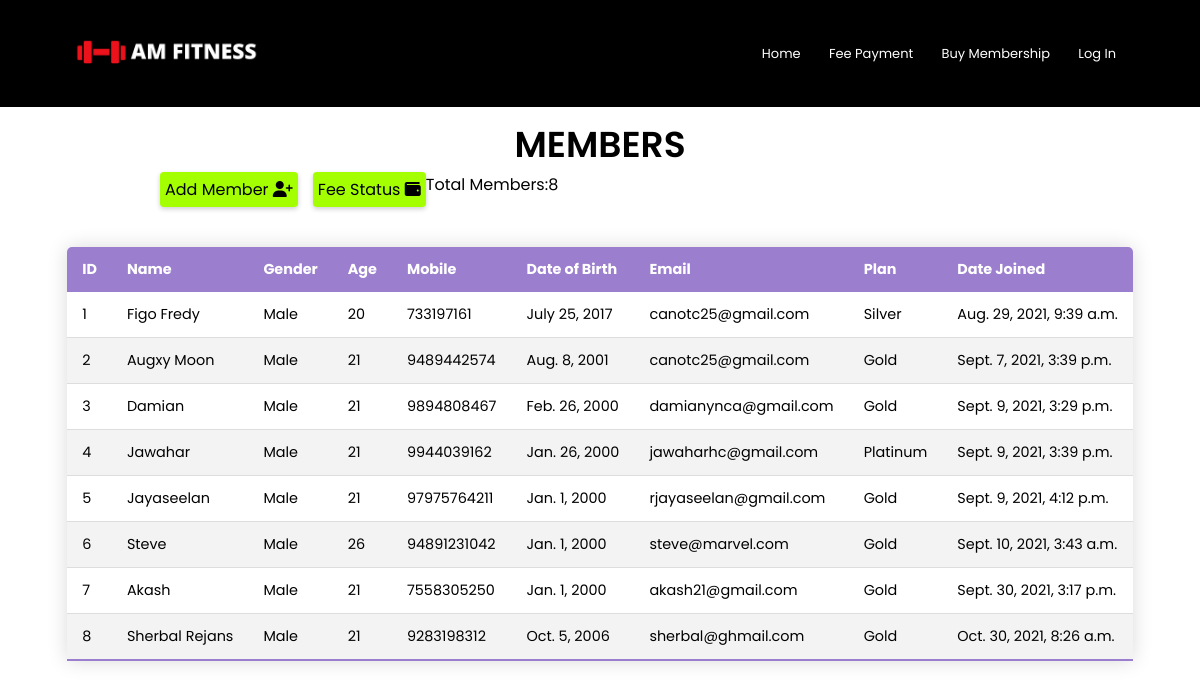
The app's page /AdminPage/members with its own data.
### gym/models.py (models this page shows, shortened)
class gym(models.Model):
	full_name = models.CharField(max_length=30,null=False)
	gender = models.CharField(max_length=6,default='Male',null=True)
	age = models.IntegerField(default=18)
	cell_no = models.IntegerField(unique=True,null=False)
	born_date = models.DateField(null=False,default=None,blank=True)
	email = models.EmailField(unique=True)
	plan = models.CharField(max_length=10,default='Silver',null=False)
	date_joined = models.DateTimeField(default=timezone.now)
	trans = models.IntegerField(default=1,verbose_name="Transaction Number")

### manage/views.py (the view)
# urls.py: path('AdminPage/members',manage_views.member,name='members'),
def member(request):
	members = gym.objects.all()
	count = gym.objects.all().count()
	d = {'members':members,'count':count}
	return render(request,'manage/members.html',d)

### manage/templates/manage/members.html (shortened to what this page needs)
{% extends 'manage/admin.html' %}
{% block page %}
<section class="data-table">
    <h3>Members</h3>
    <div class="mem-link" style="margin-left: 160px;">
    <a href="{% url 'AddMember' %}">Add Member  <i class="fas fa-user-plus"></i></a>
    </div>
    <div>
    <div class="mem-link2">
        <a href="{% url 'fee' %}">Fee Status  <i class="fas fa-wallet"></i></a>
        <p>Total Members:{{count}} </p>
    </div>
    </div>
    <table class="content-table">
        <thead>
            <tr>
                <th>ID</th>
                <th>Name</th>
                <th>Gender</th>
                <th>Age</th>
                <th>Mobile</th>
                <th>Date of Birth</th>
                <th>Email</th>
                <th>Plan</th>
                <th>Date Joined</th>
            </tr>
        </thead>
        <tbody>
            {% for i in members %}
            <tr>
                <td>{{i.id}}</td>
                <td>{{i.full_name}}</td>
                <td>{{i.gender}}</td>
                <td>{{i.age}}</td>
                <td>{{i.cell_no}}</td>
                <td>{{i.born_date}}</td>
                <td>{{i.email}}</td>
                <td>{{i.plan}}</td>
                <td>{{i.date_joined}}</td>
            </tr>
            {% endfor %}
        </tbody>
    </table>
</section>
{% endblock %}

### SampleProject/static/css/style3.css (style rules this page uses)
* { font-family: 'Poppins', sans-serif; margin: 0; padding: 0; box-sizing:border-box; }
.data-table h3 { text-align: center; font-size: 36px; font-weight: 600; padding-top: 10px; text-transform: uppercase; }
.content-table { border-collapse: collapse; margin: 50px 50px; margin-left: auto; margin-right: auto; font-size: 0.9em; min-width: 400px; border-radius: 5px 5px 0 0; overflow: hidden; box-shadow: 0 0 20px rgba(0,0,0,0.15); }
.content-table thead tr { background-color: #9c7ece; color:#fff; text-align:left; font-weight: bold; }
.content-table th, .content-table td { padding: 12px 15px; }
.content-table tbody tr { border-bottom: 1px solid #ddd; }
.content-table tbody tr:nth-of-type(even) { background-color: #f3f3f3; }
.content-table tbody tr:last-of-type { border-bottom: 2px solid #9c7ece; }
.mem-link a { display: inline-block; padding: 5px; background: #A4FF00; border-radius: 4px; text-decoration: none; color: #000; box-shadow: 0 2px 5px rgba(0,0,0,0.2); float: left; }
.mem-link2 a { margin-left: 15px; display: inline-block; padding: 5px; background: #A4FF00; border-radius: 4px; text-decoration: none; color: #000; box-shadow: 0 2px 5px rgba(0,0,0,0.2); float: left; }

### records on screen
gym: id "1", full_name "Figo Fredy", gender "Male", age "20", cell_no "733197161", born_date "July 25, 2017", email "canotc25@gmail.com", plan "Silver", date_joined "Aug. 29, 2021, 9:39 a.m."
gym: id "2", full_name "Augxy Moon", gender "Male", age "21", cell_no "9489442574", born_date "Aug. 8, 2001", email "canotc25@gmail.com", plan "Gold", date_joined "Sept. 7, 2021, 3:39 p.m."
gym: id "3", full_name "Damian", gender "Male", age "21", cell_no "9894808467", born_date "Feb. 26, 2000", email "damianynca@gmail.com", plan "Gold", date_joined "Sept. 9, 2021, 3:29 p.m."
gym: id "4", full_name "Jawahar", gender "Male", age "21", cell_no "9944039162", born_date "Jan. 26, 2000", email "jawaharhc@gmail.com", plan "Platinum", date_joined "Sept. 9, 2021, 3:39 p.m."
gym: id "5", full_name "Jayaseelan", gender "Male", age "21", cell_no "97975764211", born_date "Jan. 1, 2000", email "rjayaseelan@gmail.com", plan "Gold", date_joined "Sept. 9, 2021, 4:12 p.m."
gym: id "6", full_name "Steve", gender "Male", age "26", cell_no "94891231042", born_date "Jan. 1, 2000", email "steve@marvel.com", plan "Gold", date_joined "Sept. 10, 2021, 3:43 a.m."
gym: id "7", full_name "Akash", gender "Male", age "21", cell_no "7558305250", born_date "Jan. 1, 2000", email "akash21@gmail.com", plan "Gold", date_joined "Sept. 30, 2021, 3:17 p.m."
gym: id "8", full_name "Sherbal Rejans", gender "Male", age "21", cell_no "9283198312", born_date "Oct. 5, 2006", email "sherbal@ghmail.com", plan "Gold", date_joined "Oct. 30, 2021, 8:26 a.m."

### other values on screen
{{ count }} "8"
